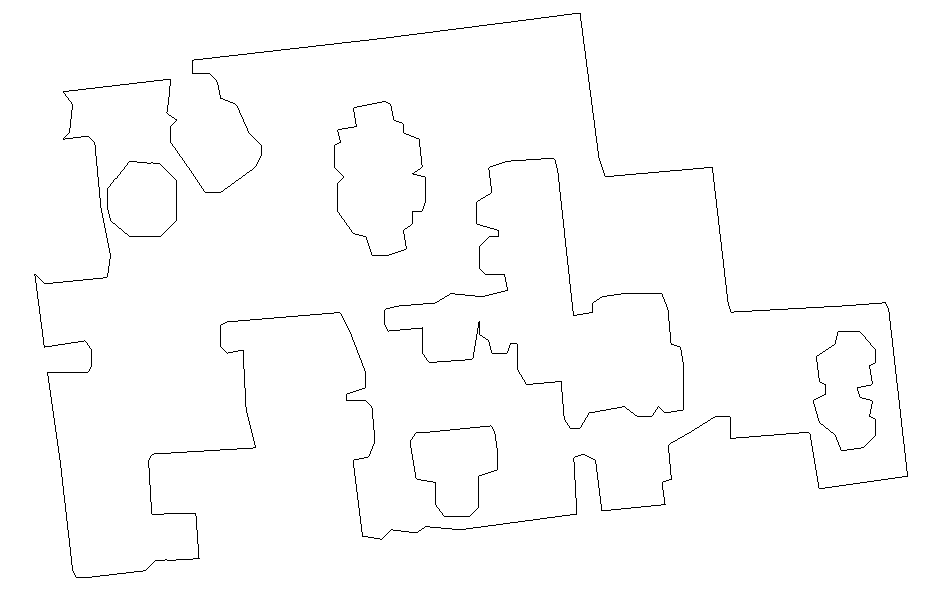
#> input picture habitat_topdown_maps/apartment_0_top_down_map.png, 930 x 590 px
$ python make_overlay_heatmap.py
#> lines starting #> are read from the running program, lines starting #| are printed output that depends on the picture; after the words box and inside, x2 and y2 are one past the last pixel; in counts of white or black regions, pixels touching at a corner belong together
'''
This script generates heatmaps used in the paper to show Habitat state visitation counts.
It needs the top-down map of the scene and some map info (generated/printed by make_topdown_map.py)
and the pickles with the visitation counts (see
https://github.com/sparisi/cbet/blob/67fe0b2544fc2c5bd8d3ae93cd5bcc980fc515b2/src/env_utils.py#L423).
By default, pickles are named 0.pickle, 1.pickle, ... up to n.pickle, where n
is the number of actors that collected the data during training.
'''

from collections import Counter
import pickle5 as pickle
import numpy as np
from matplotlib import pyplot as plt
import argparse
import os

from PIL import Image
from typing import Tuple

def parse_args():
    parser = argparse.ArgumentParser()
    parser.add_argument('--scene', type=str, default='apartment_0')
    parser.add_argument('--grid_cell_size', type=int, default=6)
    parser.add_argument('--n', type=int, default=4)
    parser.add_argument('--out', type=str, default='test')
    args = parser.parse_args()
    return args

def rate_to_value(rate): # Tune to change the color scale
    # return -255 * (np.log(rate) / 4 + 1) + 50
    return -255 * np.log(rate)

def make_habitat_heatmap(counts, top_down_map, name):
    sum_count = np.sum(np.fromiter(counts.values(), dtype=float))
    rates = {}
    for position in counts.keys():
        visit_rate = counts[position] * 1.0 / sum_count
        rates[position] = visit_rate

    rate0=max(rates.values())
    rate1=min(rates.values())
    print('Min visit rate:', rate0, 'pixel value:', rate_to_value(rate0))
    print('Max visit rate:', rate1, 'pixel value:', rate_to_value(rate1))

    for position, rate in rates.items():
        x, y = position
        value = rate_to_value(rate)
        w = int(args.grid_cell_size / 2 - 1)
        top_down_map[x-w:x+w,y-w:y+w, 1] = value
        top_down_map[x-w:x+w,y-w:y+w, 2] = value

# Borrowed from habitat
def to_grid(
    realworld_x: float,
    realworld_y: float,
) -> Tuple[int, int]:
    r"""Return gridworld index of realworld coordinates assuming top-left corner
    is the origin. The real world coordinates of lower left corner are
    (coordinate_min, coordinate_min) and of top right corner are
    (coordinate_max, coordinate_max)
    """
    grid_size = (
        abs(upper_bound[2] - lower_bound[2]) / grid_resolution[0],
        abs(upper_bound[0] - lower_bound[0]) / grid_resolution[1],
    )
    grid_x = int((realworld_x - lower_bound[2]) / grid_size[0])
    grid_y = int((realworld_y - lower_bound[0]) / grid_size[1])
    return grid_x, grid_y

args = parse_args()

# Scene-specific coordinates and resolution (printed by make_topdown_map.py)
if args.scene == 'apartment_0':
    lower_bound = [-3.2927506, -1.5747652, -4.9503818]
    upper_bound = [6.07346, 5.3709807, 9.816713]
    grid_resolution = (930, 590)
elif args.scene == 'apartment_1':
    lower_bound = [-2.5994487, -1.8001366, -6.9427214]
    upper_bound = [8.141758, 2.743783, 0.9603044]
    grid_resolution = (590, 801)
elif args.scene == 'apartment_2':
    lower_bound = [-2.6598349, -1.6610725, -8.48371]
    upper_bound = [6.777131, 2.746698, 1.7142575]
    grid_resolution = (637, 590)
elif args.scene == 'room_0':
    lower_bound = [-0.8793944, -1.527363, -3.5122514]
    upper_bound = [6.8852057, 2.8804069, 1.1859794]
    grid_resolution = (590, 975)
elif args.scene == 'room_1':
    lower_bound = [-5.402722 , -1.4079537, -2.689094]
    upper_bound = [1.2436305, 2.9451954, 3.038546]
    grid_resolution = (590, 684)
elif args.scene == 'room_2':
    lower_bound = [-0.81706226, -2.908131, -1.6999526]
    upper_bound = [5.953264, 2.2861283, 3.2454479]
    grid_resolution = (590, 807)
elif args.scene == 'hotel_0':
    lower_bound = [-2.9058013, -1.0352085, -2.5156698]
    upper_bound = [5.6849318, 3.3101344, 1.6605881]
    grid_resolution = (590, 1213)
elif args.scene == 'frl_apartment_0':
    lower_bound = [-1.0419858, -1.6410627, -3.464557]
    upper_bound = [6.204813 , 3.0397148, 9.190308]
    grid_resolution = (1030, 590)
elif args.scene == 'office_3':
    lower_bound = [-5.111591 , -1.22069  , -3.2651799]
    upper_bound = [3.532915 , 3.4816294, 5.9394565]
    grid_resolution = (628, 590)
else:
    raise NotImplementedError("This scene has not been implemented.")

visits = dict()
for i in range(args.n):
    try:
        with open(str(i) + '.pickle', 'rb') as handle:
            v = pickle.load(handle)
            visits = dict(Counter(visits) + Counter(v))
    except:
        print("Couldn't load pickle", i)

counts_by_pixel = {}
state_pixels = []

for position, count in visits.items():
    x, y = to_grid(position[1], position[0])
    x = args.grid_cell_size * round(x / args.grid_cell_size)
    y = args.grid_cell_size * round(y / args.grid_cell_size)
    counts_by_pixel[(x,y)] = count

top_down_map = Image.open(os.path.join(args.scene + '_top_down_map.png'), mode='r')
#> top_down_map is the input picture: PIL image 930x590 RGB; values 50 (black) and 255 (white), 98.8% white; black in thin lines or dots, all inside (x1, y1, x2, y2) = (34, 13, 908, 578)
top_down_map = np.asarray(top_down_map).copy()

top_down_map = np.rot90(top_down_map, k=1)
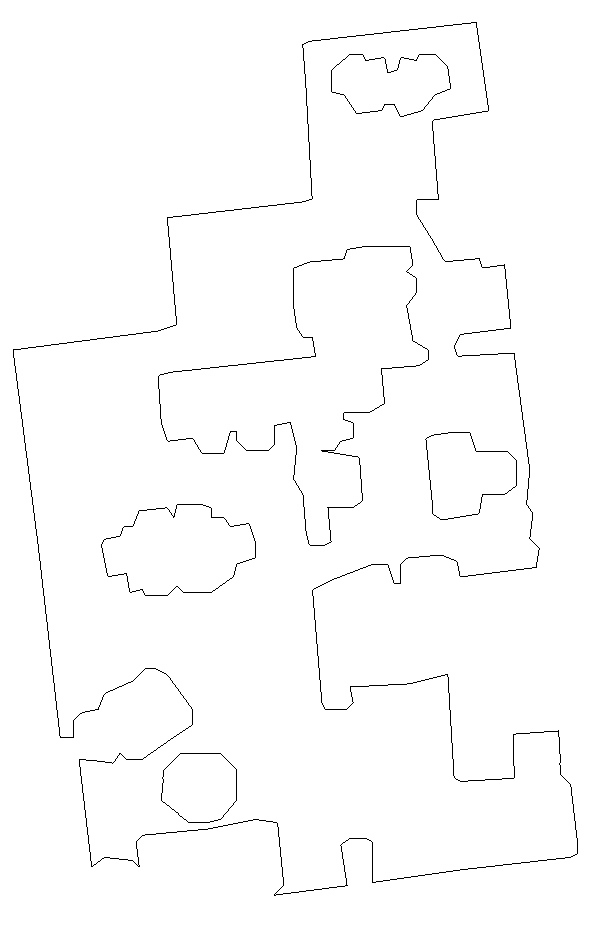
#> top_down_map: shape (930, 590, 3); values 50 (black) and 255 (white), 98.8% white; black in thin lines or dots, all inside (x1, y1, x2, y2) = (13, 22, 578, 896)
make_habitat_heatmap(counts_by_pixel, top_down_map, 'test_cbet')
#> (the run stopped early here; a loop or call above may not have finished)
